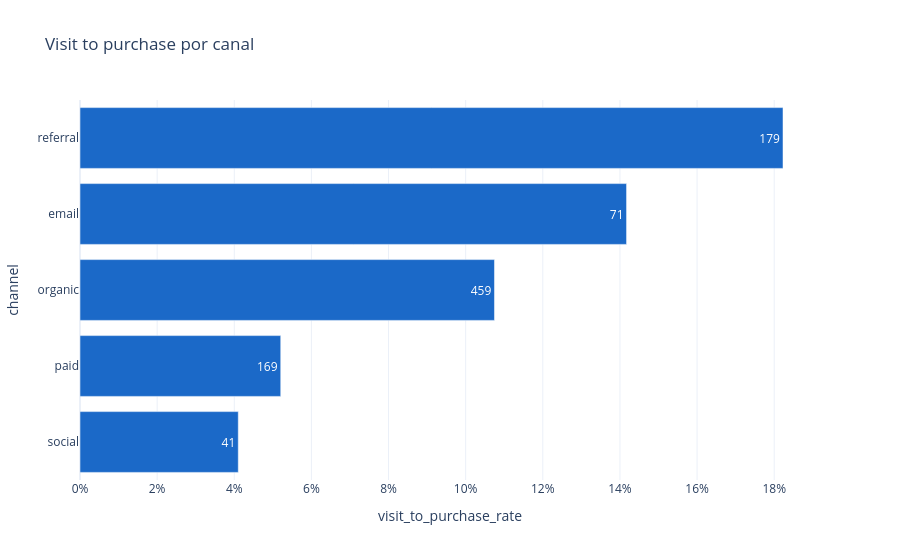

The cell this chart's notebook holds for it:
### Code cell
fig = px.bar(
    channel.sort_values('visit_to_purchase_rate'),
    x='visit_to_purchase_rate',
    y='channel',
    orientation='h',
    text='purchases',
    title='Visit to purchase por canal',
    color_discrete_sequence=CONTA_AZUL_COLORS
)
fig.update_xaxes(tickformat='.0%')
fig.show()

### Figure 1 — Plotly figure (JSON) as saved in the notebook; plotly's stock layout.template omitted (floating-point values rounded to 4 significant figures)
{"data": [{"hovertemplate": "visit_to_purchase_rate=%{x}<br>channel=%{y}<br>purchases=%{text}<extra></extra>", "legendgroup": "", "marker": {"color": "#1B69C8", "pattern": {"shape": ""}}, "name": "", "orientation": "h", "showlegend": false, "text": [41.0, 169.0, 459.0, 71.0, 179.0], "textposition": "auto", "type": "bar", "x": [0.04104, 0.05205, 0.1075, 0.1417, 0.1823], "xaxis": "x", "y": ["social", "paid", "organic", "email", "referral"], "yaxis": "y"}], "layout": {"barmode": "relative", "legend": {"tracegroupgap": 0}, "title": {"text": "Visit to purchase por canal"}, "xaxis": {"anchor": "y", "domain": [0, 1], "tickformat": ".0%", "title": {"text": "visit_to_purchase_rate"}}, "yaxis": {"anchor": "x", "domain": [0, 1], "title": {"text": "channel"}}}}
